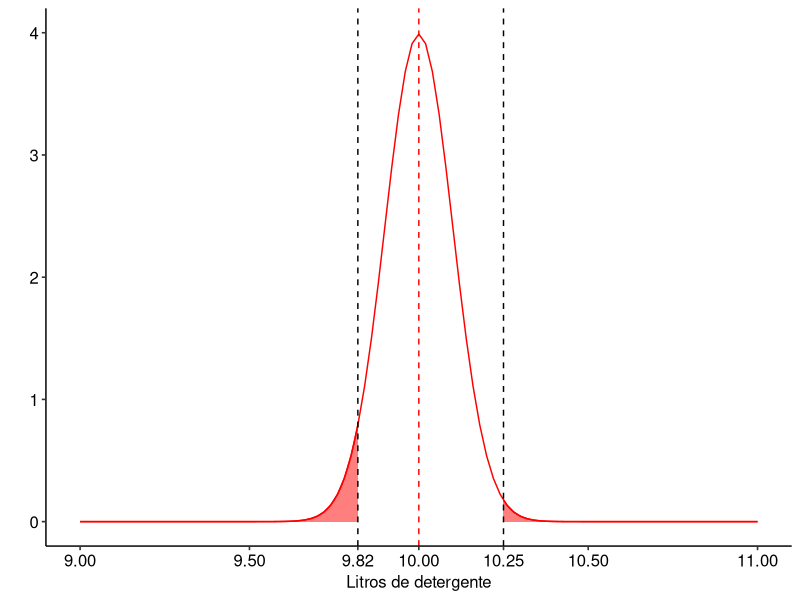
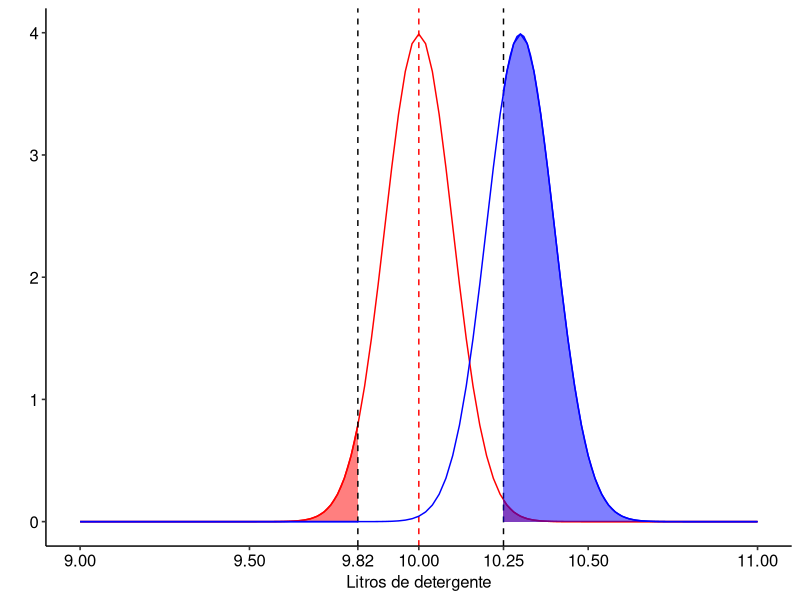
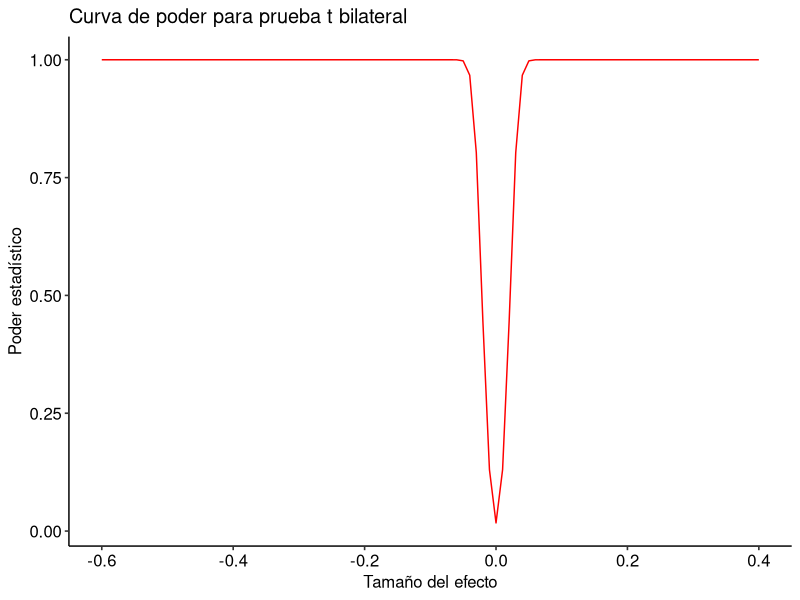

Write the R code that produced these figures, in order.
## ---- chunk 1
knitr::opts_chunk$set(echo = TRUE)
## ---- chunk 2
# Librerías
library(ggpubr)
library(pwr)
library(ggplot2)
## ---- chunk 3
# Fijar valores conocidos
sigma <- 1
alfa <- 0.05
n <- 100
media_nula <- 10

# calcular el error estandar
SE <- sigma / sqrt(n)

# Graficar la distribución muestral con el valor nulo (media_nula) si la
# hipotesis nula fuera verdadera

# Valores para el gráfico
x <- seq(9, 11, by = 0.01)
y <- dnorm(x, mean = media_nula, sd = SE)

# Crear el gráfico
df <- data.frame(x, y)
g <- ggplot(data = df, aes(x))
g <- g + stat_function(
  fun = dnorm,
  args = list(mean = media_nula, sd = SE), colour = "red"
)

g <- g + ylab("")
g <- g + theme_pubr()

# Se cambia el la etiqueta del eje x
g <- g + xlab("Litros de detergente")

# Colorear la región de rechazo de la hipótesis nula
g <- g + geom_area(
  data = subset(df, x <= 9.82),
  aes(y = y),
  colour = "red",
  fill = "red",
  alpha = 0.5
)

g <- g + geom_area(
  data = subset(df, x >= 10.25),
  aes(y = y),
  colour = "red",
  fill = "red",
  alpha = 0.5
)

g <- g + geom_vline(xintercept = c(9.82, 10.25), linetype = "dashed") +
  scale_x_continuous(breaks = c(9.0, 9.5, 9.82, 10, 10.25, 10.5, 11)) +
  theme_pubr() + ylim(0, 4) +
  geom_vline(xintercept = 10, linetype = "dashed", colour = "#ff0000")


g

set.seed(1000)
datos <- rnorm(n, media_nula, sigma)

# Error tipo I
areas <- pnorm(c(9.82, 10.25), mean(datos), SE)

menor <- areas[1]
mayor <- 1 - areas[2]

alfa <- mayor + menor
alfa
## ---- chunk 4
# Suponer la distribución muestral con una media verdadera de 10.3
media_efecto <- 10.3
g <- g + stat_function(
  fun = dnorm,
  args = list(mean = media_efecto, sd = SE),
  colour = "blue"
)

# Colorear la región de la nueva curva situada en la región de
# rechazo de la curva original
x1 <- seq(9, 11, 0.01)
y1 <- dnorm(x1, mean = media_efecto, sd = SE)

g <- g + geom_area(
  data = subset(data.frame(x1, y1), x <= 9.82),
  aes(x = x1, y = y1),
  colour = "blue",
  fill = "blue",
  alpha = 0.5
)

g <- g + geom_area(
  data = subset(data.frame(x1, y1), x >= 10.25),
  aes(x = x1, y = y1),
  colour = "blue",
  fill = "blue",
  alpha = 0.5
)

g

# Calcular el poder de acuerdo al análisis teórico
beta <- pnorm(10.25, mean = media_efecto, sd = SE, lower.tail = FALSE)

cat("Beta = ", beta, "\n")
## ---- chunk 5
# Generando datos y usando power.t.test
x <- seq(9.4, 10.4, 0.01)
x <- x - media_nula
poder <- power.t.test(
  n = n, delta = x, sd = SE, sig.level = alfa,
  type = "one.sample", alternative = "two.sided"
)$power


# Graficando curva de poder para una prueba t bilateral
datos <- data.frame(x, poder)

g <- ggplot(datos, aes(x, poder)) +
  geom_line(colour = "red")

g <- g + ylab("Poder estadístico") + xlab("Tamaño del efecto")
g <- g + ggtitle("Curva de poder para prueba t bilateral") +
  theme_pubr()

g
## ---- chunk 6
poder1 <- power.t.test(
  n = NULL,
  power = 0.8,
  delta = 0.2,
  sd = 1,
  sig.level = 0.05,
  type = "one.sample",
  alternative = "two.sided"
)$n

poder2 <- power.t.test(
  n = NULL,
  power = 0.8,
  delta = 0.5,
  sd = 1,
  sig.level = 0.05,
  type = "one.sample",
  alternative = "two.sided"
)$n

poder3 <- power.t.test(
  n = NULL,
  power = 0.8,
  delta = 0.8,
  sd = 1,
  sig.level = 0.05,
  type = "one.sample",
  alternative = "two.sided"
)$n

cat("Bajo = ", poder1, "\nMedio = ", poder2, "\nAlto = ", poder3)
## ---- chunk 7
# comprobando

poder1 <- power.t.test(
  n = 198,
  power = NULL,
  delta = 0.2,
  sd = 1,
  sig.level = 0.05,
  type = "one.sample",
  alternative = "two.sided"
)$power

poder2 <- power.t.test(
  n = 33,
  power = NULL,
  delta = 0.5,
  sd = 1,
  sig.level = 0.05,
  type = "one.sample",
  alternative = "two.sided"
)$power

poder3 <- power.t.test(
  n = 14,
  power = NULL,
  delta = 0.8,
  sd = 1,
  sig.level = 0.05,
  type = "one.sample",
  alternative = "two.sided"
)$power

cat("Poder con tamaño de efecto Bajo = ", poder1,
    "\nPoder con tamaño de efecto medio = ", poder2,
    "\nPoder con tamaño de efecto Alto = ", poder3)

## ---- chunk 8
poder1 <- power.t.test(
  n = NULL,
  power = 0.8,
  delta = 0.2,
  sd = 1,
  sig.level = 0.01,
  type = "one.sample",
  alternative = "two.sided"
)$n

poder2 <- power.t.test(
  n = NULL,
  power = 0.8,
  delta = 0.5,
  sd = 1,
  sig.level = 0.01,
  type = "one.sample",
  alternative = "two.sided"
)$n

poder3 <- power.t.test(
  n = NULL,
  power = 0.8,
  delta = 0.8,
  sd = 1,
  sig.level = 0.01,
  type = "one.sample",
  alternative = "two.sided"
)$n

cat("Bajo = ", poder1, "\nMedio = ", poder2, "\nAlto = ", poder3)
## ---- chunk 9
# comprobando
poder1 <- power.t.test(
  n = 296,
  power = NULL,
  delta = 0.2,
  sd = 1,
  sig.level = 0.01,
  type = "one.sample",
  alternative = "two.sided"
)$power

poder2 <- power.t.test(
  n = 51,
  power = NULL,
  delta = 0.5,
  sd = 1,
  sig.level = 0.01,
  type = "one.sample",
  alternative = "two.sided"
)$power

poder3 <- power.t.test(
  n = 22,
  power = NULL,
  delta = 0.8,
  sd = 1,
  sig.level = 0.01,
  type = "one.sample",
  alternative = "two.sided"
)$power

cat("Poder con tamaño de efecto Bajo = ", poder1,
    "\nPoder con tamaño de efecto medio = ", poder2,
    "\nPoder con tamaño de efecto Alto = ", poder3)
